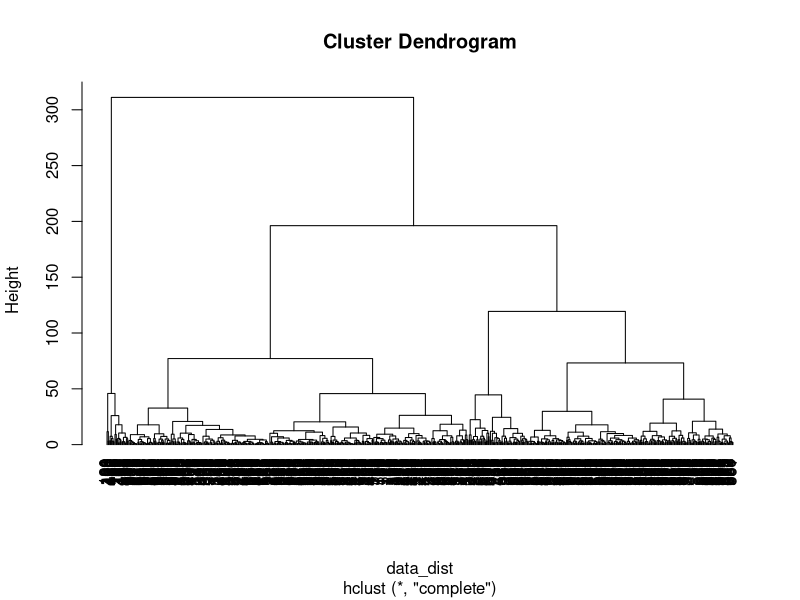
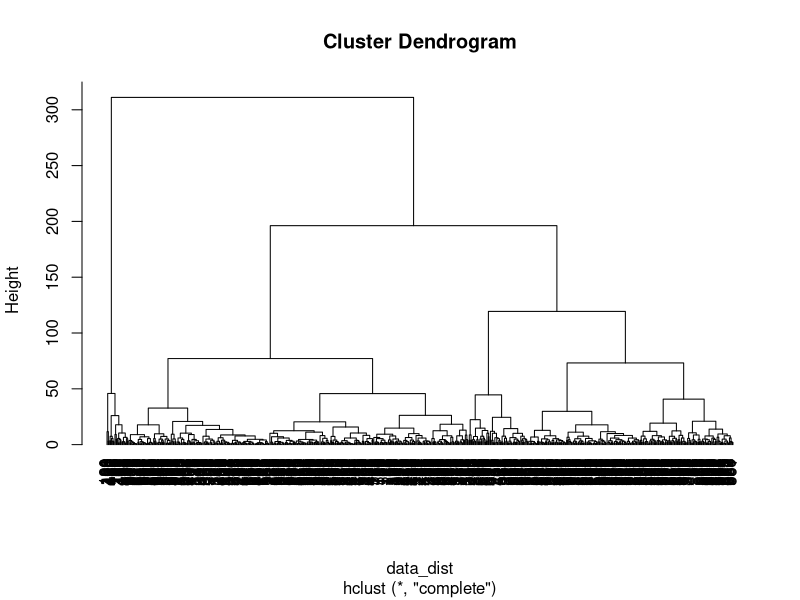

Here is the R script that generated these plots, in order:

#load dataset Problem 3
jones<-read.table("jones_cleaned.csv", header = T, sep = ",")
data_dist<-dist(jones)
#using "complete link algorithm"
h_clust<-hclust(data_dist, method = "complete")
plot(h_clust, hang=-1)
group.6<-cutree(h_clust, k=6, h=NULL)
print(group.6)  # index IDs of each group
table(group.6)  # statistics of number of IDs in each cluster

#print out all group ID for each clusters
s1<-subset(jones, group.6==1)
print(s1)
write.csv(s1,file = "subset1.csv")  # save the cluster 1 for SSE calculation
s2<-subset(jones, group.6==2)
s3<-subset(jones, group.6==3)
s4<-subset(jones, group.6==4)
s5<-subset(jones, group.6==5)
s6<-subset(jones, group.6==6)
## do the same for the rest of clusters
# write.csv(s2,file = "subset2.csv")
#write.csv(s3,file = "subset3.csv")
#write.csv(s4,file = "subset4.csv")
#write.csv(s5,file = "subset5.csv")
#write.csv(s6,file = "subset6.csv")


####8**<<Centroid algorthm >> **

h_clust2<-hclust(data_dist, method = "centroid")
plot(h_clust, hang=-1)
group.6<-cutree(h_clust2, k=6, h=NULL)
print(group.6)  # index IDs of each group
table(group.6)  # statistics of number of IDs in each cluster

#print out all group ID for each clusters
s1<-subset(jones, group.6==1)
print(s1)
s2<-subset(jones, group.6==2)
s3<-subset(jones, group.6==3)
s4<-subset(jones, group.6==4)
s5<-subset(jones, group.6==5)
s6<-subset(jones, group.6==6)
#write.csv(s1,file = "subset_c1.csv") 
#write.csv(s2,file = "subset_c2.csv")
#write.csv(s3,file = "subset_c3.csv")
#write.csv(s4,file = "subset_c4.csv")
#write.csv(s5,file = "subset_c5.csv")
#write.csv(s6,file = "subset_c6.csv")

###<Hopkins statistics>###

jones<-read.table("jones_cleaned.csv", header = T, sep = ",")

Hopkins<-function(data){
  n=round(0.05*nrow(data))   # sample 5% of the dataset
  sample<-round(runif(n, 0, nrow(data)))
  q<-matrix(0, ncol=ncol(data), nrow=n) #generating a space n matrix
  for (i in 1:ncol(data)){
  q[,i]<-runif(n,min = min(data), max=max(data))} #generating simulated data with similar variation
  p<-as.matrix(data[sample, ])   # sample n point from the real data
  q.dist<-rep(0,nrow(data))
  p.dist=0;
  X=c()
  Y=c()
  for (i in 1:n) { 
    q.dist[1]<-dist(rbind(q[i,],data[1,])) 
    Xi<-dist(rbind(p[i,], data[1,]))       # caculate its closest point distances for X and Y set
    for(j in 2:nrow(data)){
      q.dist[j]<-dist(rbind(q[i,], data[j,]))  
      if (sum(abs(p[i,]-data[j,]!=0))) {
        p.dist<-dist(rbind(p[i,], data[j,]))
        if(p.dist<Xi)
          Xi<-p.dist;
      }
    }
    Y[i]<-min(q.dist) # sum the closest distances
    X[i]<-Xi;
  }
  return(sum(Y)/(sum(X)+sum(Y)))  # Hopkins statistics caluclation
}
#test the dataset for 10 times
Hopkins(jones)


